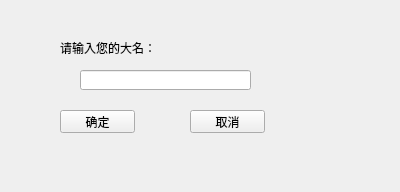
<?xml version="1.0" encoding="UTF-8"?>
<ui version="4.0">
 <class>CNameDlg</class>
 <widget class="QWidget" name="CNameDlg">
  <property name="geometry">
   <rect>
    <x>0</x>
    <y>0</y>
    <width>400</width>
    <height>192</height>
   </rect>
  </property>
  <property name="minimumSize">
   <size>
    <width>400</width>
    <height>192</height>
   </size>
  </property>
  <property name="maximumSize">
   <size>
    <width>400</width>
    <height>192</height>
   </size>
  </property>
  <property name="windowTitle">
   <string>Form</string>
  </property>
  <widget class="QLabel" name="label">
   <property name="geometry">
    <rect>
     <x>60</x>
     <y>40</y>
     <width>121</width>
     <height>16</height>
    </rect>
   </property>
   <property name="text">
    <string>请输入您的大名：</string>
   </property>
  </widget>
  <widget class="QLineEdit" name="lineEdit">
   <property name="geometry">
    <rect>
     <x>80</x>
     <y>70</y>
     <width>171</width>
     <height>20</height>
    </rect>
   </property>
  </widget>
  <widget class="QPushButton" name="pushButton">
   <property name="geometry">
    <rect>
     <x>60</x>
     <y>110</y>
     <width>75</width>
     <height>23</height>
    </rect>
   </property>
   <property name="text">
    <string>确定</string>
   </property>
  </widget>
  <widget class="QPushButton" name="pushButton_2">
   <property name="geometry">
    <rect>
     <x>190</x>
     <y>110</y>
     <width>75</width>
     <height>23</height>
    </rect>
   </property>
   <property name="text">
    <string>取消</string>
   </property>
  </widget>
 </widget>
 <resources/>
 <connections/>
</ui>
